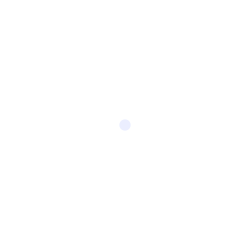
Frame 1 (no input)
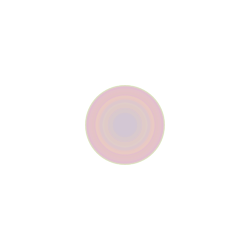
Frame 60 (the mouse pressed at the canvas centre just before this capture)
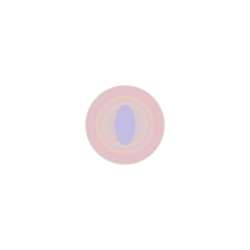
Frame 120 (the mouse held since frame 60 and released just before this capture)

The Processing sketch that drew these frames (run headless with seeded random() and noise(); from frame 60 on, the mouse is pressed at the canvas centre):

// Processing sketch: processing_98509
// ── processing_98509.pde

int counter;

void setup() {  //setup function called initially, only once
  size(250, 250);
  background(255);  //set background white
  colorMode(HSB);   //set colors to Hue, Saturation, Brightness mode
  counter = 2;
}

void draw() {  //draw function loops 
  counter++;
  noStroke();
  fill(random(255),100,255,50);
  
  if(mousePressed == true) { //add some interaction
    ellipse(mouseX, mouseY, 20, 40);
  }
  else {
    ellipse(width/2, height/2, 80*sin(counter), 80*sin(counter));
  }
}
